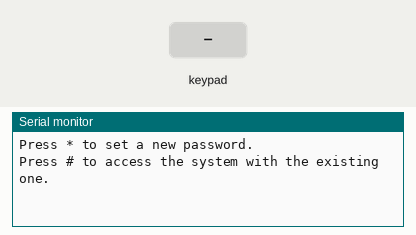
A sketch run on a simulated Arduino Uno, built with avr-gcc and run on an emulated ATmega328P. Shown: the last lines printed to the serial monitor. Inputs (shaded band) come from the test bench.

Above: at 3.2 s.
3.3 s: key '*' pressed
At 4.4 s:
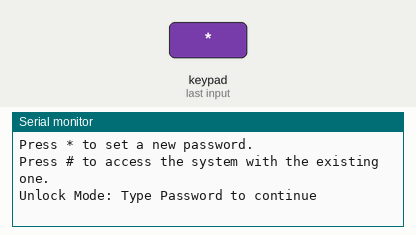
4.8 s: keypad keys 0 0 0 0 pressed 0.4 s apart
At 6.5 s:
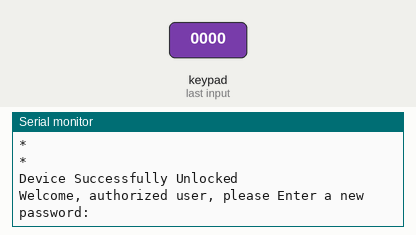
7.9 s: keypad keys 0 0 0 0 # pressed 0.4 s apart
At 8.16 s:
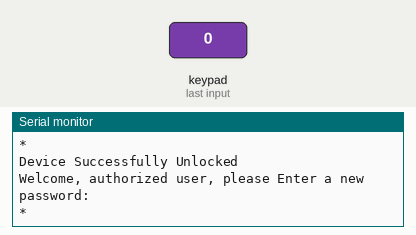
11.4 s: key '1' pressed
At 12.4 s:
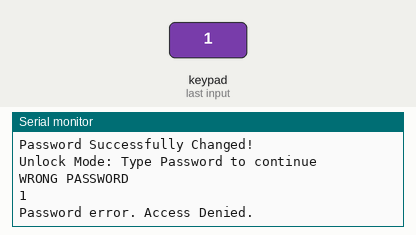

Measured:
- after the input at 3.3 s, the serial monitor: prints a new line at once (image 1)
- after the input at 4.8 s, the serial monitor: prints a new line at once (image 2)
- after the input at 11.4 s, the serial monitor: prints a new line at once (image 4)

The sketch:

Day13.ino
```cpp
#include <Key.h>
#include <Keypad.h>

const byte ROWS = 4;
const byte COLS = 4;
const byte PassLength = 4;
char currentPassword[PassLength] = {'0', '0', '0', '0'};

char buttons[ROWS][COLS] = {
  {'1', '2', '3', 'A'},
  {'4', '5', '6', 'B'},
  {'7', '8', '9', 'C'},
  {'*', '0', '#', 'D'}
};

byte rowPins[ROWS] = {5, 4, 3, 2};
byte colPins[COLS] = {6, 7, 8, 9};

Keypad myAwesomePad = Keypad(makeKeymap(buttons), rowPins, colPins, ROWS, COLS);

int unlockMode(){
  char result ;

  Serial.println("Unlock Mode: Type Password to continue");
  delay(500);

  for(int i = 0; i < PassLength; i++) {
    while(!(result = myAwesomePad.getKey())) {

    }
    if(currentPassword[i] != result){
      Serial.println("WRONG PASSWORD");
      Serial.println(result);
      return -1;
      }
      Serial.println("*");
  }
  Serial.println("");
  Serial.println("Device Successfully Unlocked");
      return 0;
  }

void setup() {
  Serial.begin(9600);
  delay(2000);
  Serial.println("Press * to set a new password.");
  Serial.println("Press # to access the system with the existing one.");
}

void loop() {
  char result = myAwesomePad.getKey();

  if (result == '*'){
    int access = unlockMode();

    if(access < 0){
      Serial.println("Access Denied. Cannot change password without knowing previous or default.");
    }
    else {
      Serial.println("Welcome, authorized user, please Enter a new password: ");
      delay(500);

      for(int i = 0; i < PassLength; i++) {
        while(!(result = myAwesomePad.getKey()))  {

        }
        currentPassword[i] = result;
        Serial.print("*");
      }

       Serial.println("");
       Serial.println("Password Successfully Changed!");
      }
    }

    else if (result == '#') {
      int access = unlockMode();
      if(access < 0) {
        Serial.println("Password error. Access Denied.");
      }
      else {
        Serial.println("Welcome, authorized user. You may now begin using the system.");
      }
    }
}
```
